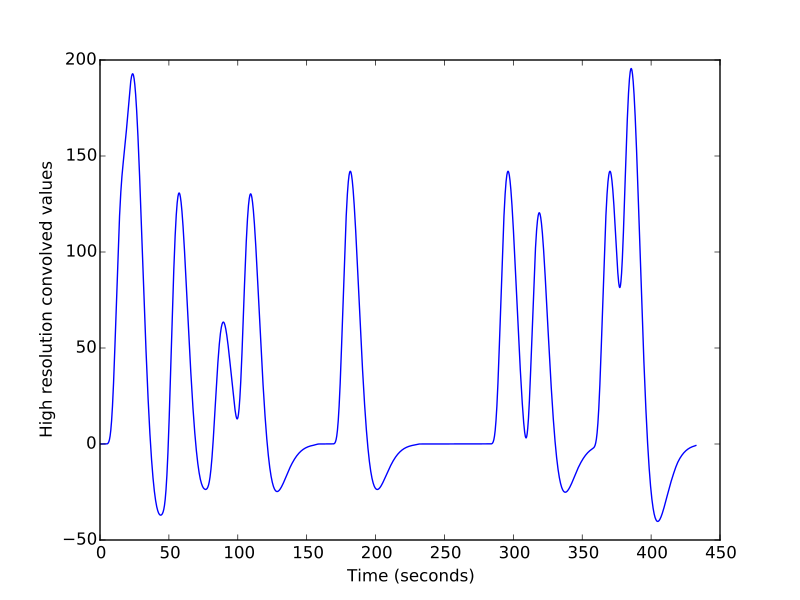

Here is the Python script that generated this plot:
high_res_hemo = np.convolve(high_res_neural, hrf_at_hr)[:len(high_res_neural)]
plt.plot(high_res_times, high_res_hemo)
# [...]
plt.xlabel('Time (seconds)')
# <...>
plt.ylabel('High resolution convolved values')
# <...>
len(high_res_times)
# 17300
